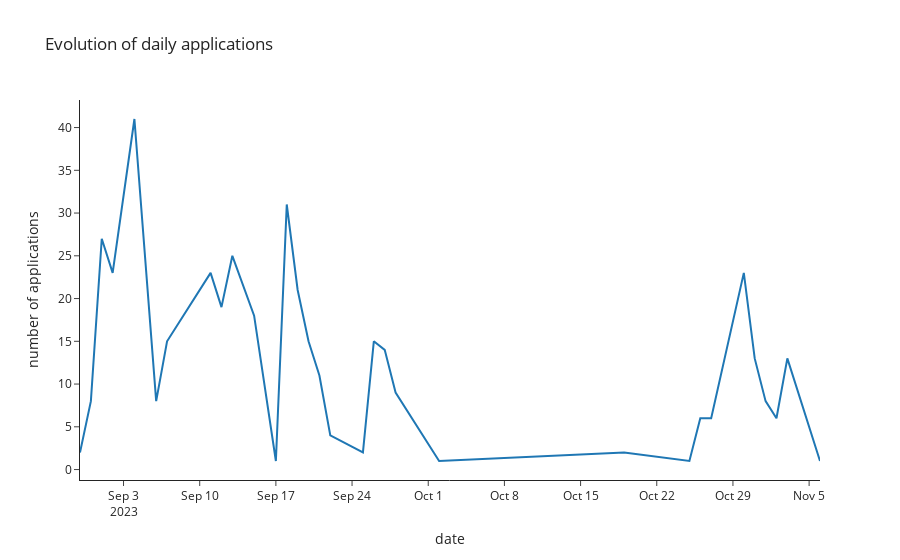

Here is the notebook cell this chart was saved with:
### Code cell
application_per_day_counts = df_jsa_10_2023_p[~df_jsa_10_2023_p["application"].isnull()]["application"].value_counts()
application_per_day_counts.sort_index(inplace=True)

px.line(application_per_day_counts,
        title="Evolution of daily applications",
        labels={"application": "date", "value": "number of applications"})\
  .update_layout(showlegend=False)

### Figure 1 — Plotly figure (JSON) as saved in the notebook; plotly's stock layout.template omitted (floating-point values rounded to 4 significant figures)
{"data": [{"hovertemplate": "variable=count<br>date=%{x}<br>number of applications=%{y}<extra></extra>", "legendgroup": "count", "line": {"color": "#1F77B4", "dash": "solid"}, "marker": {"symbol": "circle"}, "mode": "lines", "name": "count", "orientation": "v", "showlegend": true, "type": "scatter", "x": ["2023-08-30T00:00:00", "2023-08-31T00:00:00", "2023-09-01T00:00:00", "2023-09-02T00:00:00", "2023-09-04T00:00:00", "2023-09-05T00:00:00", "2023-09-06T00:00:00", "2023-09-07T00:00:00", "2023-09-11T00:00:00", "2023-09-12T00:00:00", "2023-09-13T00:00:00", "2023-09-15T00:00:00", "2023-09-17T00:00:00", "2023-09-18T00:00:00", "2023-09-19T00:00:00", "2023-09-20T00:00:00", "2023-09-21T00:00:00", "2023-09-22T00:00:00", "2023-09-25T00:00:00", "2023-09-26T00:00:00", "2023-09-27T00:00:00", "2023-09-28T00:00:00", "2023-10-02T00:00:00", "2023-10-19T00:00:00", "2023-10-25T00:00:00", "2023-10-26T00:00:00", "2023-10-27T00:00:00", "2023-10-30T00:00:00", "2023-10-31T00:00:00", "2023-11-01T00:00:00", "2023-11-02T00:00:00", "2023-11-03T00:00:00", "2023-11-06T00:00:00"], "xaxis": "x", "y": [2, 8, 27, 23, 41, 25, 8, 15, 23, 19, 25, 18, 1, 31, 21, 15, 11, 4, 2, 15, 14, 9, 1, 2, 1, 6, 6, 23, 13, 8, 6, 13, 1], "yaxis": "y"}], "layout": {"legend": {"title": {"text": "variable"}, "tracegroupgap": 0}, "showlegend": false, "title": {"text": "Evolution of daily applications"}, "xaxis": {"anchor": "y", "domain": [0, 1], "title": {"text": "date"}}, "yaxis": {"anchor": "x", "domain": [0, 1], "title": {"text": "number of applications"}}}}
